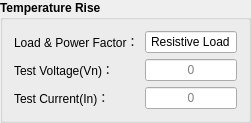
    <widget class="QGroupBox" name="groupBox_8">
     <property name="geometry">
      <rect>
       <x>30</x>
       <y>410</y>
       <width>251</width>
       <height>111</height>
      </rect>
     </property>
     <property name="font">
      <font>
       <weight>75</weight>
       <bold>true</bold>
      </font>
     </property>
     <property name="styleSheet">
      <string notr="true">
#groupBox_login * {background-color: rgb();}</string>
     </property>
     <property name="title">
      <string>Temperature Rise</string>
     </property>
     <layout class="QGridLayout" name="gridLayout_2">
      <item row="1" column="1">
       <widget class="QLineEdit" name="lineEditVn_t_1">
        <property name="focusPolicy">
         <enum>Qt::NoFocus</enum>
        </property>
        <property name="text">
         <string/>
        </property>
        <property name="alignment">
         <set>Qt::AlignCenter</set>
        </property>
        <property name="readOnly">
         <bool>true</bool>
        </property>
        <property name="placeholderText">
         <string>0</string>
        </property>
       </widget>
      </item>
      <item row="1" column="0">
       <widget class="QLabel" name="label_19">
        <property name="toolTip">
         <string>V</string>
        </property>
        <property name="styleSheet">
         <string notr="true"/>
        </property>
        <property name="text">
         <string>Test Voltage(Vn)：</string>
        </property>
        <property name="alignment">
         <set>Qt::AlignLeading|Qt::AlignLeft|Qt::AlignVCenter</set>
        </property>
       </widget>
      </item>
      <item row="2" column="0">
       <widget class="QLabel" name="label_20">
        <property name="toolTip">
         <string>A</string>
        </property>
        <property name="styleSheet">
         <string notr="true"/>
        </property>
        <property name="text">
         <string>Test Current(In)：</string>
        </property>
        <property name="alignment">
         <set>Qt::AlignLeading|Qt::AlignLeft|Qt::AlignVCenter</set>
        </property>
       </widget>
      </item>
      <item row="2" column="1">
       <widget class="QLineEdit" name="lineEditIn_t_1">
        <property name="focusPolicy">
         <enum>Qt::NoFocus</enum>
        </property>
        <property name="alignment">
         <set>Qt::AlignCenter</set>
        </property>
        <property name="readOnly">
         <bool>true</bool>
        </property>
        <property name="placeholderText">
         <string>0</string>
        </property>
       </widget>
      </item>
      <item row="0" column="0">
       <widget class="QLabel" name="label_13">
        <property name="styleSheet">
         <string notr="true"/>
        </property>
        <property name="text">
         <string>Load &amp; Power Factor：</string>
        </property>
        <property name="alignment">
         <set>Qt::AlignLeading|Qt::AlignLeft|Qt::AlignVCenter</set>
        </property>
       </widget>
      </item>
      <item row="0" column="1">
       <widget class="QLineEdit" name="lineEditRn_1">
        <property name="focusPolicy">
         <enum>Qt::NoFocus</enum>
        </property>
        <property name="text">
         <string>Resistive Load</string>
        </property>
        <property name="echoMode">
         <enum>QLineEdit::Normal</enum>
        </property>
        <property name="alignment">
         <set>Qt::AlignCenter</set>
        </property>
        <property name="readOnly">
         <bool>true</bool>
        </property>
       </widget>
      </item>
     </layout>
    </widget>
